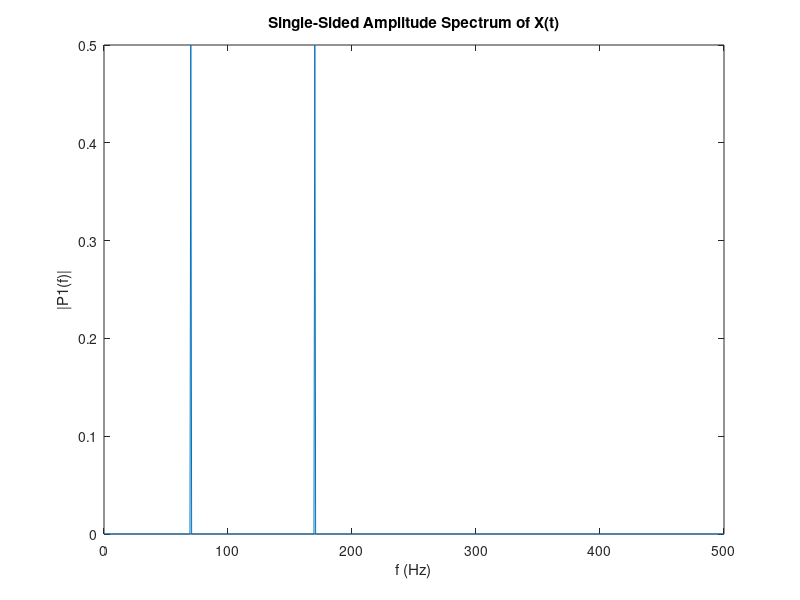

Source code (MATLAB):
clear
clf

Fm = 100;                             % message frequency
Fc = Fm*10;                          % carrier frequency
Tc = 1/Fc;                            % carrier period
sample_rate = Fc*2;                  % # of samples per carrier period (T)
t = 0:Tc/2:(400*Tc/2);

Am = 5;                              % message amplitude
Sm = Am*sin(2*pi*Fm*t);     % message signal

m = 1;                               % modulation index m = Am/Ac
Ac = Am/m;                           % carrier amplitude based on modulation index
Sc = Ac*sin(2*pi*Fc*t);     % carrier signal

% t = 1:1:20000;
% 
% Fc = 100;                          % carrier frequency
% Sc = sin(2*pi*t/Fc);
% Fm = 1000;                        % message frequency
% Sm = sin(2*pi*t/Fm);

multSig = Sm .* Sc;         % composite signal, not really AM

% check spectrum
Fs = 1000;            % Sampling frequency                    
Tc = 1/Fs;             % Sampling period       
L = 1500;             % Length of signal
t = (0:L-1)*Tc;        % Time vector
S = sin(2*pi*50*t) .* sin(2*pi*120*t);
Y = fft(S);
P2 = abs(Y/L);
P1 = P2(1:L/2+1);
P1(2:end-1) = 2*P1(2:end-1);
f = Fc*(0:(L/2))/L;
plot(f,P1) 
title('Single-Sided Amplitude Spectrum of X(t)')
xlabel('f (Hz)')
ylabel('|P1(f)|')

return
%% Narrowband Filter
interval = 900;     % sample average interval = filter resonant frequency
num_samples = 500;    % num samples to use in average = inverse filter bandwidth (sensitivity)
sig_in = multSig;
sig_out = [];
for i=1:length(t)

    sumSig = sig_in(i);
    for j=1:(num_samples-1)
        % what do you do when run out of samples in signal for the averaging?
        % use zero? stop running experiment cuz this wouldn't happen
        % IRL? % do nothing?
        if (i+(j*interval)) > length(t)   
            sumSig = sumSig + 0;
        else  % average normally
            sumSig = sumSig + sig_in(i+(j*interval));
        end
    end
    avrgSig = sumSig / num_samples;

    sig_out = [sig_out avrgSig];
end
nbSig = sig_out;


%% Wideband Filter
interval2 = 950;      % sample average interval = filter resonant frequency
num_samples2 = 75;    % num samples to use in average = inverse filter bandwidth (sensitivity)
sig_in = multSig;
sig_out = [];
for i=1:length(t)

    sumSig = sig_in(i);
    for j=1:(num_samples2-1)
        % what do you do when run out of samples in signal for the averaging?
        % use zero? stop running experiment cuz this wouldn't happen
        % IRL? % do nothing?
        if (i+(j*interval2)) > length(t)   
            sumSig = sumSig + 0;
        else  % average normally
            sumSig = sumSig + sig_in(i+(j*interval2));
        end
    end
    avrgSig = sumSig / num_samples2;

    sig_out = [sig_out avrgSig];
end
wbSig = sig_out;

%% Plot everything
% limit = T;
subplot(5,1,1)
plot(t,Sm)
title ([num2str(Fm),' Hz Analog Message']);
xlabel ('time(sec)');
ylabel ('Amplitude(volt)');
% xlim([1 limit]);
subplot(5,1,2)
plot(t,Sc)
title ([num2str(Fc),' Hz Carrier']);
xlabel ('time(sec)');
ylabel ('Amplitude(volt)');
% xlim([1 limit]);
subplot(5,1,3)
plot(t,multSig)
title ('Composite Signal');
xlabel ('time(sec)');
ylabel ('Amplitude(volt)');
% xlim([1 limit]);
subplot(5,1,4)
plot(t,nbSig)
title ([num2str(num_samples),' Sample Narrowband Filtered Signal']);
xlabel ('time(sec)');
ylabel ('Amplitude(volt)');
% xlim([1 limit]);
subplot(5,1,5)
plot(t,wbSig)
title ([num2str(num_samples2),' Sample Wideband Filtered Signal']);
xlabel ('time(sec)');
ylabel ('Amplitude(volt)');
% xlim([1 limit]);